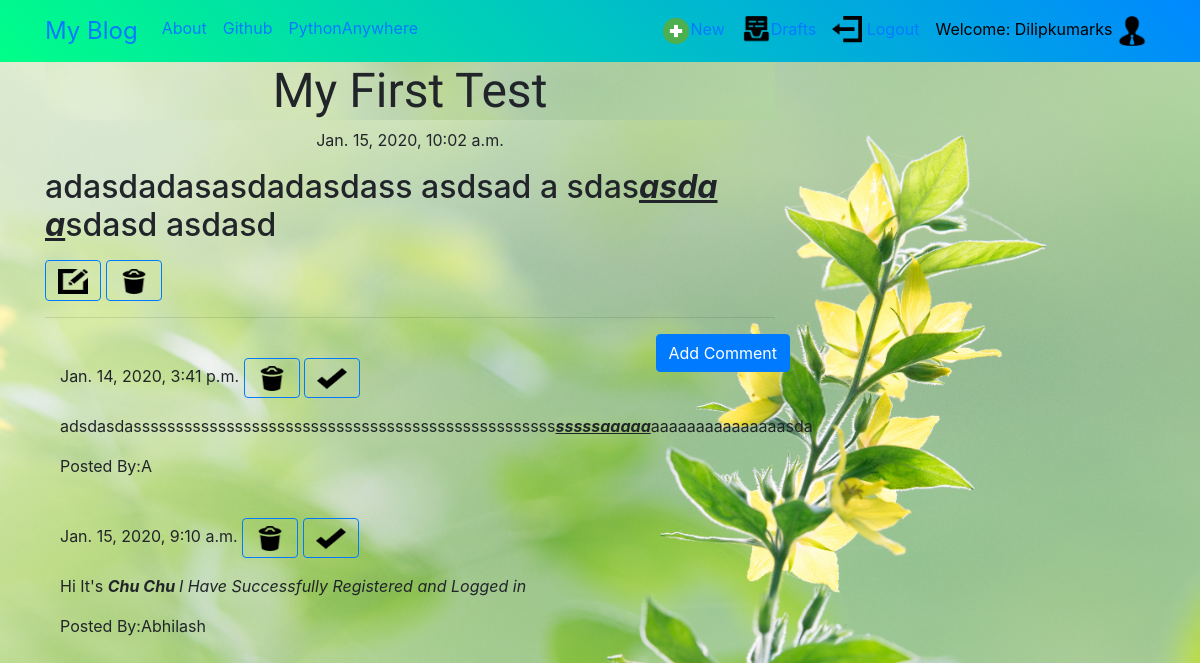
The app's page /post/9 (signed in) with its own data.
### blog/models.py (models this page shows, shortened)
class Post(models.Model):
    author = models.ForeignKey('auth.User', on_delete=models.CASCADE)
    title = models.CharField(max_length=200)
    text = models.TextField()
    created_date = models.DateTimeField(default=timezone.now)
    published_date = models.DateTimeField(blank=True, null=True)

class Comment(models.Model):
    post = models.ForeignKey('blog.Post', related_name='comments', on_delete=models.CASCADE)
    author = models.CharField(max_length=200)
    text = models.TextField()
    created_date = models.DateTimeField(default=timezone.now)
    approve_comment = models.BooleanField(default=False)

### blog/views.py (the view)
# urls.py: re_path(r'^post/(?P<pk>\d+)$',views.PostDetailView.as_view(),name='post_detail'),
class PostDetailView(DetailView):
    model = Post

### blog/templates/blog/post_detail.html
{% extends 'blog/base.html' %}
{% load static %}
{% block content %}
    <h1 class="posttitle loader">{{post.title}} </h1>
    {% if post.published_date %}
        <div class="date postdate">
            {{post.published_date}}
        </div>
    {% elif user.is_superuser %}
        <a class="btn btn-outline-success" href="{%url 'post_publish' pk=post.pk %} ">Publish</a>
    {% else %}
        <p><strong><em> Note: Please Contact Admin to Publish/Edit Your Post..!</em></strong></p>
    {% endif %}
        <p class="postcontent">{{post.text|safe|linebreaksbr}}</p>
    {% if user.is_superuser %}
        <a class="btn btn-outline-primary" href="{% url 'post_edit' pk=post.pk %} ">
            <img src="{% static 'images/Edit-64.png' %}" height="25" width="30" >
        </a>
        <a class="btn btn-outline-primary" href="{% url 'post_remove' pk=post.pk %} ">
            <img src="{% static 'images/Trash-64.png' %}" height="25" width="30" >
        </a>
    {% endif %}
    <hr>
        <a class="btn btn-primary btn-comment" href="{% url 'add_comment_to_post' pk=post.pk %} ">Add Comment</a>
    <div class="container">
        {% for comment in post.comments.all %}
             <br>
             {% if user.is_authenticated or comment.approved_comment %}
                {{comment.created_date}}
                <a class="btn btn-outline-primary" href="{% url 'comment_remove' pk=comment.pk %} ">
                    <img src="{% static 'images/Trash-64.png' %}" height="25" width="30" >
                </a>
                {% if not comment.approved_comment %}
                    <a class="btn btn-outline-primary" href="{% url 'comment_approve' pk=comment.pk %} ">
                        <img src="{% static 'images/Ok-64.png' %}" height="25" width="30" >
                    </a>
                 {% endif %}
                <p>{{comment.text|safe|linebreaksbr}}</p>
                <p>Posted By:{{comment.author}} </p>
             {% endif %}
             {% empty %}
             <p>No Comments.!</p>
        {% endfor %}
    </div>
{% endblock content %}

### blog/templates/blog/base.html (shortened to what this page needs)
<!DOCTYPE html>
{% load static %}
<html lang="en">
<head>
    <link rel="stylesheet" href="https://stackpath.bootstrapcdn.com/bootstrap/4.3.1/css/bootstrap.min.css">
    <link rel="stylesheet" href="//cdn.jsdelivr.net/npm/medium-editor@latest/dist/css/medium-editor.min.css" type="text/css" media="screen" charset="utf-8">
    <link rel="stylesheet" href=" {% static 'css/blog.css' %} ">
</head>
<body class="loader"  >
    <nav class="navbar loaderback navbar-expand-md bg-light navbar-fixed-top">
       <div class="container">
            <ul class="nav navbar-nav">
                <li><a class="navbar-brand bigbrand" href=" {% url 'post_list' %} ">My Blog</a></li>
                <li><a class="nav-link" href=" {% url 'about' %} ">About</a></li>
                <li><a class="nav-link" href="https://www.github.com">Github</a></li>
                <li><a class="nav-link" href="https://www.pythonanywhere.com/">PythonAnywhere</a></li>
            </ul>
            <ul class="nav navbar-nav navbar-right">
                {% if user.is_authenticated %}
                    <li>
                        <a class="nav-link" href=" {% url 'post_new' %} "><img src="{% static 'images/Plus-48.png' %}"height="30" width="30" >New</a>
                    </li>
                    <li>
                        <a class="nav-link" href=" {% url 'post_draft_list' %} "><img src="{% static 'images/Draft-64.png' %}"height="30" width="30" >Drafts</a>
                    </li>
                    <li>
                        <a class="nav-link" href=" {% url 'logout' %}?next={% url 'post_list' %} "><img src="{% static 'images/Account Logout-64.png' %}"height="30" width="30" >
                            Logout</a>
                    </li>
                    <li>
                        <a class="nav-link">Welcome: {{user.username}}
                            {% if user.is_superuser %}
                                <img src="{% static 'images/Administrator-64.png' %}"height="30" width="30" >
                            {% else %}
                                <img src="{% static 'images/User-64.png' %}"height="30" width="30" >
                            {% endif %}
                        </a>
                    </li>
                {% endif %}
            </ul>
        </div>
    </nav>
    <div class="content container">
        <div class="row">
            <div class="col-md-8">
                <div class="blog_posts">
                    {% block content %}
                    {% endblock content %}
                </div>
            </div>
        </div>
    </div>
</body>
</html>

### blog/static/css/blog.css (style rules this page uses)
.postdate { text-align: center; }
.posttitle { font-family: 'Gelasio', serif; font-size: 3em; text-align: center; }
.postcontent { font-family: 'Merriweather', serif; font-size: 1.5em; }
.btn-comment { position: absolute; right: 0px; }
.bigbrand { font-size: 1.5em; }
.loaderback { filter:hue-rotate(0deg); color: black; background:linear-gradient(45deg,#0f8,#08f); animation:hue 10000ms infinite linear; }
.loader { background-image: url("../images/background-bloom-blooming-blossom-295771.jpg"); background-size: 100%; background-repeat: repeat; filter:hue-rotate(0deg); color:linear-gradient(45deg,#0f8,#08f); animation:hue 10000ms infinite linear; }

### records on screen
Post: title "My First Test", published_date "Jan. 15, 2020, 10:02 a.m.", text "adasdadasasdadasdass asdsad a sdas asda a sdasd asdasd"
Comment: created_date "Jan. 14, 2020, 3:41 p.m.", text "adsdasdassssssssssssssssssssssssssssssssssssssssssssssssss sssssaaaaa aaaaaaaaaaaaaaasda", author "A"
Comment: created_date "Jan. 15, 2020, 9:10 a.m.", text "Hi It's Chu Chu I Have Successfully Registered and Logged in", author "Abhilash"

### other values on screen
{{ user.username }} "Dilipkumarks"
